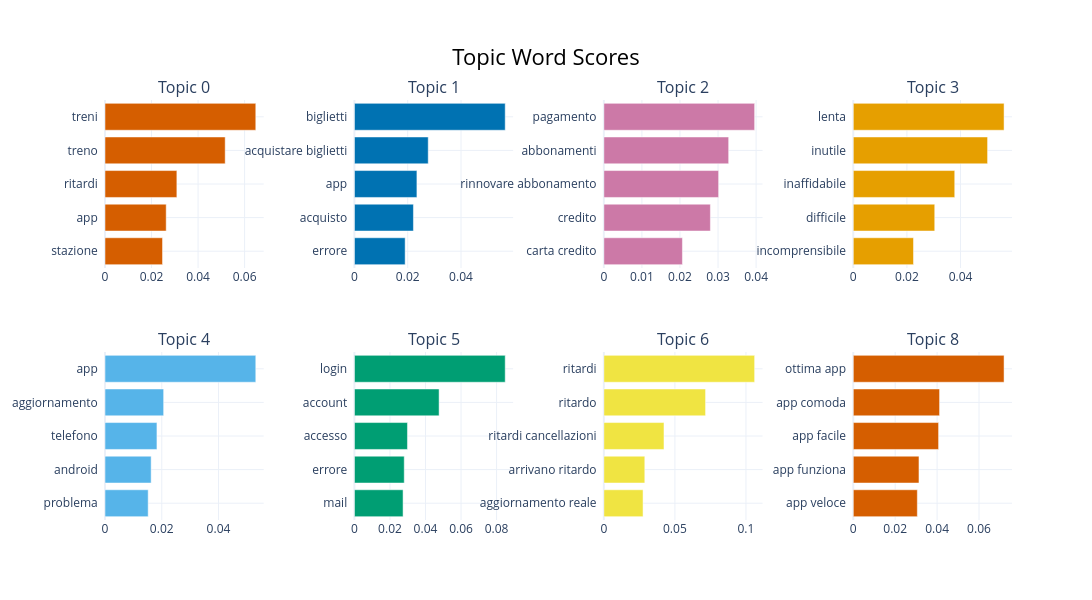

Notebook code for this chart:
### Code cell
# --- KEYWORDS OF THE TOPICS AS BAR CHARTS ---
# The top 5 keywords of the 8 largest topics. A longer bar means a higher
# c-TF-IDF weight, so a word more typical of that topic.
fig = topic_model.visualize_barchart(top_n_topics=8, n_words=5, width=400, height=300)
fig.show()

### Figure 1 — Plotly figure (JSON) as saved in the notebook; plotly's stock layout.template omitted (floating-point values rounded to 4 significant figures)
{"data": [{"marker": {"color": "#D55E00"}, "orientation": "h", "type": "bar", "x": [0.02472, 0.0263, 0.03089, 0.05166, 0.06481], "xaxis": "x", "y": ["stazione  ", "app  ", "ritardi  ", "treno  ", "treni  "], "yaxis": "y"}, {"marker": {"color": "#0072B2"}, "orientation": "h", "type": "bar", "x": [0.01904, 0.02214, 0.02345, 0.0277, 0.05659], "xaxis": "x2", "y": ["errore  ", "acquisto  ", "app  ", "acquistare biglietti  ", "biglietti  "], "yaxis": "y2"}, {"marker": {"color": "#CC79A7"}, "orientation": "h", "type": "bar", "x": [0.02064, 0.02799, 0.03015, 0.03279, 0.03962], "xaxis": "x3", "y": ["carta credito  ", "credito  ", "rinnovare abbonamento  ", "abbonamenti  ", "pagamento  "], "yaxis": "y3"}, {"marker": {"color": "#E69F00"}, "orientation": "h", "type": "bar", "x": [0.02246, 0.03038, 0.03784, 0.05009, 0.05623], "xaxis": "x4", "y": ["incomprensibile  ", "difficile  ", "inaffidabile  ", "inutile  ", "lenta  "], "yaxis": "y4"}, {"marker": {"color": "#56B4E9"}, "orientation": "h", "type": "bar", "x": [0.01521, 0.01626, 0.0183, 0.02067, 0.05313], "xaxis": "x5", "y": ["problema  ", "android  ", "telefono  ", "aggiornamento  ", "app  "], "yaxis": "y5"}, {"marker": {"color": "#009E73"}, "orientation": "h", "type": "bar", "x": [0.02738, 0.02804, 0.02985, 0.04765, 0.08486], "xaxis": "x6", "y": ["mail  ", "errore  ", "accesso  ", "account  ", "login  "], "yaxis": "y6"}, {"marker": {"color": "#F0E442"}, "orientation": "h", "type": "bar", "x": [0.02759, 0.02882, 0.04232, 0.07159, 0.1061], "xaxis": "x7", "y": ["aggiornamento reale  ", "arrivano ritardo  ", "ritardi cancellazioni  ", "ritardo  ", "ritardi  "], "yaxis": "y7"}, {"marker": {"color": "#D55E00"}, "orientation": "h", "type": "bar", "x": [0.03057, 0.03135, 0.04071, 0.04118, 0.07195], "xaxis": "x8", "y": ["app veloce  ", "app funziona  ", "app facile  ", "app comoda  ", "ottima app  "], "yaxis": "y8"}], "layout": {"annotations": [{"font": {"size": 16}, "showarrow": false, "text": "Topic 0", "x": 0.0875, "xanchor": "center", "xref": "paper", "y": 1.0, "yanchor": "bottom", "yref": "paper"}, {"font": {"size": 16}, "showarrow": false, "text": "Topic 1", "x": 0.3625, "xanchor": "center", "xref": "paper", "y": 1.0, "yanchor": "bottom", "yref": "paper"}, {"font": {"size": 16}, "showarrow": false, "text": "Topic 2", "x": 0.6375, "xanchor": "center", "xref": "paper", "y": 1.0, "yanchor": "bottom", "yref": "paper"}, {"font": {"size": 16}, "showarrow": false, "text": "Topic 3", "x": 0.9125, "xanchor": "center", "xref": "paper", "y": 1.0, "yanchor": "bottom", "yref": "paper"}, {"font": {"size": 16}, "showarrow": false, "text": "Topic 4", "x": 0.0875, "xanchor": "center", "xref": "paper", "y": 0.4, "yanchor": "bottom", "yref": "paper"}, {"font": {"size": 16}, "showarrow": false, "text": "Topic 5", "x": 0.3625, "xanchor": "center", "xref": "paper", "y": 0.4, "yanchor": "bottom", "yref": "paper"}, {"font": {"size": 16}, "showarrow": false, "text": "Topic 6", "x": 0.6375, "xanchor": "center", "xref": "paper", "y": 0.4, "yanchor": "bottom", "yref": "paper"}, {"font": {"size": 16}, "showarrow": false, "text": "Topic 8", "x": 0.9125, "xanchor": "center", "xref": "paper", "y": 0.4, "yanchor": "bottom", "yref": "paper"}], "height": 600, "hoverlabel": {"bgcolor": "white", "font": {"family": "Rockwell", "size": 16}}, "showlegend": false, "title": {"font": {"color": "Black", "size": 22}, "text": "Topic Word Scores", "x": 0.5, "xanchor": "center", "yanchor": "top"}, "width": 1600, "xaxis": {"anchor": "y", "domain": [0.0, 0.175], "showgrid": true}, "xaxis2": {"anchor": "y2", "domain": [0.275, 0.45], "showgrid": true}, "xaxis3": {"anchor": "y3", "domain": [0.55, 0.725], "showgrid": true}, "xaxis4": {"anchor": "y4", "domain": [0.825, 1.0], "showgrid": true}, "xaxis5": {"anchor": "y5", "domain": [0.0, 0.175], "showgrid": true}, "xaxis6": {"anchor": "y6", "domain": [0.275, 0.45], "showgrid": true}, "xaxis7": {"anchor": "y7", "domain": [0.55, 0.725], "showgrid": true}, "xaxis8": {"anchor": "y8", "domain": [0.825, 1.0], "showgrid": true}, "yaxis": {"anchor": "x", "domain": [0.6, 1.0], "showgrid": true}, "yaxis2": {"anchor": "x2", "domain": [0.6, 1.0], "showgrid": true}, "yaxis3": {"anchor": "x3", "domain": [0.6, 1.0], "showgrid": true}, "yaxis4": {"anchor": "x4", "domain": [0.6, 1.0], "showgrid": true}, "yaxis5": {"anchor": "x5", "domain": [0.0, 0.4], "showgrid": true}, "yaxis6": {"anchor": "x6", "domain": [0.0, 0.4], "showgrid": true}, "yaxis7": {"anchor": "x7", "domain": [0.0, 0.4], "showgrid": true}, "yaxis8": {"anchor": "x8", "domain": [0.0, 0.4], "showgrid": true}}}
